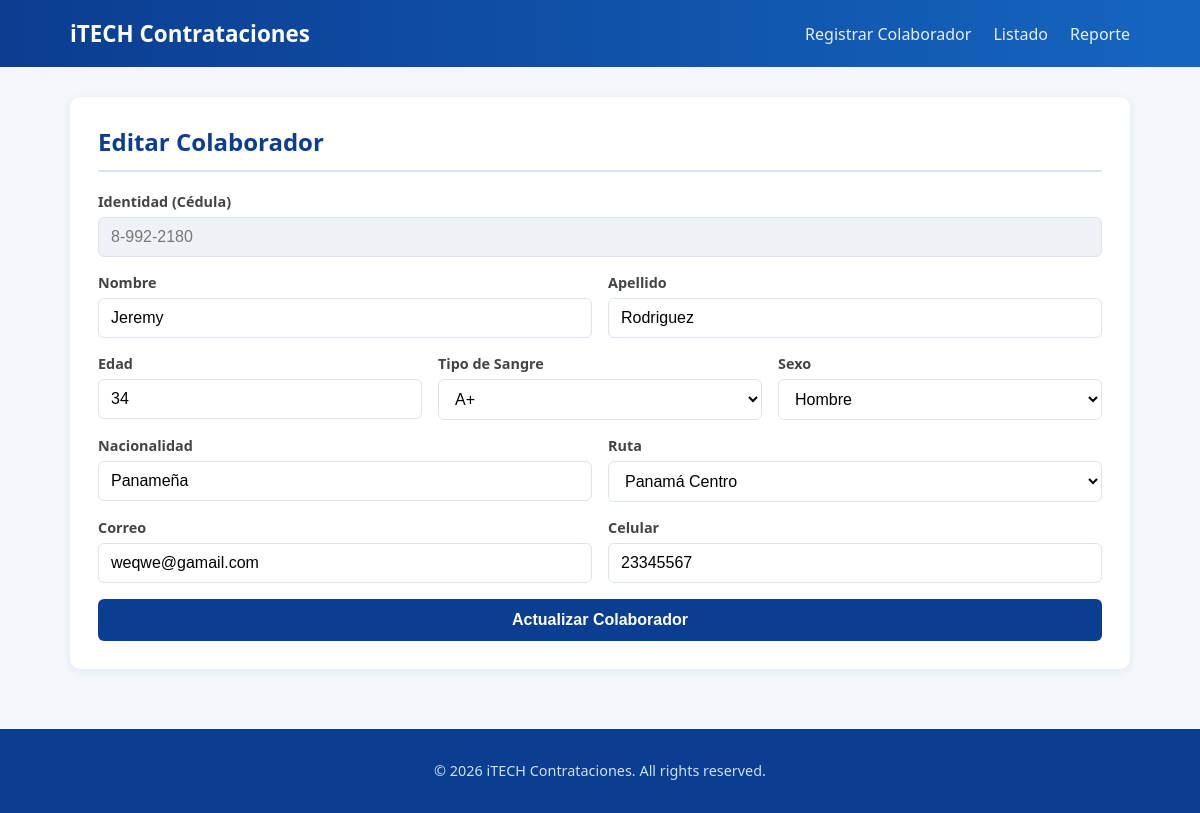
/index.php?ruta=colaborador/editar&id=1, run on the app's committed database.
### tables this page shows
CREATE TABLE IF NOT EXISTS `colaboradores` (
  `id` int NOT NULL AUTO_INCREMENT,
  `identidad` varchar(20) NOT NULL,
  `nombre` varchar(50) NOT NULL,
  `apellido` varchar(50) NOT NULL,
  `edad` int NOT NULL,
  `tipo_sangre_id` int NOT NULL,
  `sexo_id` int NOT NULL,
  `nacionalidad` varchar(50) NOT NULL,
  `ruta_id` int NOT NULL,
  `correo` varchar(100) NOT NULL,
  `celular` varchar(20) NOT NULL,
  `empleado_activo` tinyint(1) NOT NULL DEFAULT '1',
  `created_at` timestamp NOT NULL DEFAULT CURRENT_TIMESTAMP,
  `updated_at` timestamp NOT NULL DEFAULT CURRENT_TIMESTAMP ON UPDATE CURRENT_TIMESTAMP,
  PRIMARY KEY (`id`),
  UNIQUE KEY `uq_colaborador_identidad` (`identidad`),
  UNIQUE KEY `uq_colaborador_correo` (`correo`),
  UNIQUE KEY `uq_colaborador_celular` (`celular`),
  KEY `fk_colaborador_tipo_sangre` (`tipo_sangre_id`),
  KEY `fk_colaborador_sexo` (`sexo_id`),
  KEY `fk_colaborador_ruta` (`ruta_id`)
);

CREATE TABLE IF NOT EXISTS `tiposangre` (
  `id` int NOT NULL AUTO_INCREMENT,
  `Nombre` varchar(255) NOT NULL,
  PRIMARY KEY (`id`)
);

CREATE TABLE IF NOT EXISTS `cat_rutas` (
  `id` int NOT NULL AUTO_INCREMENT,
  `Nombre` varchar(255) NOT NULL,
  PRIMARY KEY (`id`)
);

### app/Controllers/ControllerBase.php (called while the page is built, shortened)
<?php
abstract class ControllerBase
{
    protected function render(string $vista, array $datos = []): void
    {
        extract($datos);
        $rutaVista = __DIR__ . '/../Views/' . $vista . '.php';
        require __DIR__ . '/../Views/layouts/header.php';
        require $rutaVista;
        require __DIR__ . '/../Views/layouts/footer.php';
    }
}

### app/Controllers/ColaboradorController.php (called while the page is built, shortened)
<?php
class ColaboradorController extends ControllerBase
{
    private Colaborador $colaboradorModel;
    public function __construct()
    {
        $this->colaboradorModel = new Colaborador();
    }
    public function mostrarFormularioEdicion(): void
    {
        $id = (int) ($_GET['id'] ?? 0);
        $colaborador = $this->colaboradorModel->buscarPorId($id);
        $this->render('colaborador/formulario', [
            'rutas'        => (new CatRuta())->todos(),
            'sexos'        => (new CatSexo())->todos(),
            'tiposSangre'  => (new CatTipoSangre())->todos(),
            'errores'      => [],
            'datosPrevios' => $colaborador,
            'editando'     => true,
        ]);
    }
}

### app/Services/Router.php (called while the page is built, shortened)
<?php
class Router
{
    private array $rutasPermitidas = [];
    public function registrar(string $ruta, string $controlador, string $accion): void
    {
        $this->rutasPermitidas[$ruta] = [$controlador, $accion];
    }
    public function despachar(string $ruta): void
    {
        [$controladorClase, $accion] = $this->rutasPermitidas[$ruta];
        $controlador = new $claseCompleta();
        $controlador->$accion();
    }
}

### public/index.php (called while the page is built, shortened)
<?php
$router = new Router();
$router->registrar('colaborador/crear', 'ColaboradorController', 'mostrarFormulario');
$router->registrar('colaborador/guardar', 'ColaboradorController', 'guardar');
$router->registrar('colaborador/listado', 'ColaboradorController', 'listado');
$router->registrar('colaborador/editar', 'ColaboradorController', 'mostrarFormularioEdicion');
$router->registrar('colaborador/actualizar', 'ColaboradorController', 'actualizar');
$router->registrar('perfil/crear', 'PerfilLaboralController', 'mostrarFormulario');
$router->registrar('perfil/guardar', 'PerfilLaboralController', 'guardar');
$router->registrar('perfil/promover', 'PerfilLaboralController', 'promover');
$router->registrar('perfil/finalizar', 'PerfilLaboralController', 'finalizar');
$router->registrar('reporte/index', 'ReporteController', 'index');
$router->registrar('reporte/exportarExcel', 'ReporteController', 'exportarExcel');
$ruta = $_GET['ruta'] ?? 'colaborador/crear';
$router->despachar($ruta);

### app/Services/DatabaseConnection.php (called while the page is built, shortened)
<?php
class DatabaseConnection
{
    private PDO $pdo;
    private function __construct()
    {
        $config = require __DIR__ . '/../Config/database.php';
        $dsn = "{$config['driver']}:host={$config['host']};port={$config['port']};dbname={$config['database']};charset={$config['charset']}";
        try {
            $this->pdo = new PDO($dsn, $config['username'], $config['password'], [
                PDO::ATTR_ERRMODE            => PDO::ERRMODE_EXCEPTION,
                PDO::ATTR_DEFAULT_FETCH_MODE => PDO::FETCH_ASSOC,
                PDO::ATTR_EMULATE_PREPARES   => false,
            ]);
        } catch (PDOException $e) {
            die('Error de conexión a la base de datos: ' . $e->getMessage());
        }
    }
    public function select(string $sql, array $params = []): array
    {
        $stmt = $this->run($sql, $params);
        return $stmt->fetchAll();
    }
    public function selectOne(string $sql, array $params = []): ?array
    {
        $stmt = $this->run($sql, $params);
        $row = $stmt->fetch();
        return $row === false ? null : $row;
    }
    private function run(string $sql, array $params = []): PDOStatement
    {
        $stmt = $this->pdo->prepare($sql);
        $stmt->execute($params);
        return $stmt;
    }
}

### app/Config/database.php (called while the page is built)
<?php
return [
    'driver'   => 'mysql',
    'host'     => '127.0.0.1',
    'port'     => '3306',
    'database' => 'tiposangre',
    'username' => 'root',
    'password' => '',
    'charset'  => 'utf8mb4',
];

### app/Models/Colaborador.php (called while the page is built, shortened)
<?php
class Colaborador
{
    private DatabaseConnection $db;
    public function __construct()
    {
        $this->db = DatabaseConnection::getInstance();
    }
    public function buscarPorId(int $id): ?array
    {
        return $this->db->selectOne(
            "SELECT * FROM colaboradores WHERE id = :id",
            [':id' => $id]
        );
    }
}

### app/Models/CatalogoBase.php (called while the page is built, shortened)
<?php
abstract class CatalogoBase
{
    protected DatabaseConnection $db;
    protected string $tabla;
    protected string $columnaId;
    protected string $columnaNombre;
    public function __construct()
    {
        $this->db = DatabaseConnection::getInstance();
    }
    public function todos(): array
    {
        return $this->db->select(
            "SELECT `{$this->columnaId}` AS id, `{$this->columnaNombre}` AS nombre
             FROM `{$this->tabla}`
             ORDER BY `{$this->columnaNombre}` ASC"
        );
    }
}

### app/Views/colaborador/formulario.php (the view, shortened to what this page needs)
<?php $editando = $editando ?? false; ?>
<div class="tarjeta">
    <h2><?= $editando ? 'Editar Colaborador' : 'Registrar Nuevo Colaborador' ?></h2>
    <form method="POST" action="index.php?ruta=<?= $editando ? 'colaborador/actualizar' : 'colaborador/guardar' ?>" class="formulario">
        <div class="grupo-formulario">
            <label for="identidad">Identidad (Cédula)</label>
            <input type="text" id="identidad" name="identidad" placeholder="8-123-4567"
                   value="<?= htmlspecialchars($datosPrevios['identidad'] ?? '') ?>"
                   <?= $editando ? 'readonly' : 'required' ?>>
        </div>
        <div class="fila">
            <div class="grupo-formulario">
                <label for="nombre">Nombre</label>
                <input type="text" id="nombre" name="nombre" required
                       value="<?= htmlspecialchars($datosPrevios['nombre'] ?? '') ?>">
            </div>
            <div class="grupo-formulario">
                <label for="apellido">Apellido</label>
                <input type="text" id="apellido" name="apellido" required
                       value="<?= htmlspecialchars($datosPrevios['apellido'] ?? '') ?>">
            </div>
        </div>
        <div class="fila">
            <div class="grupo-formulario">
                <label for="edad">Edad</label>
                <input type="number" id="edad" name="edad" min="18" max="65" required
                       value="<?= htmlspecialchars($datosPrevios['edad'] ?? '') ?>">
            </div>
            <div class="grupo-formulario">
                <label for="tipo_sangre_id">Tipo de Sangre</label>
                <select id="tipo_sangre_id" name="tipo_sangre_id" required>
                    <?php foreach ($tiposSangre as $tipo): ?>
                        <option value="<?= $tipo['id'] ?>"
                            <?= (($datosPrevios['tipo_sangre_id'] ?? '') == $tipo['id']) ? 'selected' : '' ?>>
                            <?= htmlspecialchars(trim($tipo['nombre'])) ?>
                        </option>
                    <?php endforeach; ?>
                </select>
            </div>
            <div class="grupo-formulario">
                <label for="sexo_id">Sexo</label>
                <select id="sexo_id" name="sexo_id" required>
                    <?php foreach ($sexos as $sexo): ?>
                        <option value="<?= $sexo['id'] ?>"
                            <?= (($datosPrevios['sexo_id'] ?? '') == $sexo['id']) ? 'selected' : '' ?>>
                            <?= htmlspecialchars($sexo['nombre']) ?>
                        </option>
                    <?php endforeach; ?>
                </select>
            </div>
        </div>
        <div class="fila">
            <div class="grupo-formulario">
                <label for="nacionalidad">Nacionalidad</label>
                <input type="text" id="nacionalidad" name="nacionalidad" required
                       value="<?= htmlspecialchars($datosPrevios['nacionalidad'] ?? 'Panameña') ?>">
            </div>
            <div class="grupo-formulario">
                <label for="ruta_id">Ruta</label>
                <select id="ruta_id" name="ruta_id" required>
                    <?php foreach ($rutas as $ruta): ?>
                        <option value="<?= $ruta['id'] ?>"
                            <?= (($datosPrevios['ruta_id'] ?? '') == $ruta['id']) ? 'selected' : '' ?>>
                            <?= htmlspecialchars($ruta['nombre']) ?>
                        </option>
                    <?php endforeach; ?>
                </select>
            </div>
        </div>
        <div class="fila">
            <div class="grupo-formulario">
                <label for="correo">Correo</label>
                <input type="email" id="correo" name="correo" required
                       value="<?= htmlspecialchars($datosPrevios['correo'] ?? '') ?>">
            </div>
            <div class="grupo-formulario">
                <label for="celular">Celular</label>
                <input type="text" id="celular" name="celular" placeholder="6000-0000" required
                       value="<?= htmlspecialchars($datosPrevios['celular'] ?? '') ?>">
            </div>
        </div>
        <button type="submit" class="btn btn-primario">
            <?= $editando ? 'Actualizar Colaborador' : 'Registrar y Continuar a Perfil Laboral' ?>
        </button>
    </form>
</div>

### public/css/estilos.css (style rules this page uses)
:root { --color-primario: #0b3d91; --color-primario-claro: #1565c0; --color-secundario: #00acc1; --color-fondo: #f4f7fb; --color-tarjeta: #ffffff; --color-texto: #1c1c1c; --color-exito: #2e7d32; --color-exito-bg: #e8f5e9; --color-error: #c62828; --color-error-bg: #fdecea; --color-info-bg: #e3f2fd; --color-borde: #dbe3ee; }
* { box-sizing: border-box; }
body { margin: 0; font-family: 'Segoe UI', Tahoma, Geneva, Verdana, sans-serif; background-color: var(--color-fondo); color: var(--color-texto); }
.tarjeta { background: var(--color-tarjeta); border-radius: 10px; padding: 28px; margin: 30px 0; box-shadow: 0 2px 10px rgba(11, 61, 145, 0.08); }
.tarjeta h2 { margin-top: 0; color: var(--color-primario); border-bottom: 2px solid var(--color-borde); padding-bottom: 12px; }
.formulario { display: flex; flex-direction: column; gap: 16px; }
.fila { display: flex; gap: 16px; flex-wrap: wrap; }
.grupo-formulario { flex: 1; min-width: 200px; display: flex; flex-direction: column; gap: 6px; }
label { font-weight: 600; font-size: 0.9rem; color: #444; }
input, select, textarea { padding: 10px 12px; border: 1px solid var(--color-borde); border-radius: 6px; font-size: 1rem; background-color: #fff; transition: border-color 0.2s ease, box-shadow 0.2s ease; }
input[readonly] { background-color: #eef1f6; color: #777; }
.btn { display: inline-block; padding: 12px 22px; border: none; border-radius: 6px; font-size: 1rem; font-weight: 600; text-decoration: none; text-align: center; cursor: pointer; transition: transform 0.15s ease, box-shadow 0.15s ease, background-color 0.2s ease; }
.btn-primario { background-color: var(--color-primario); color: white; }

### data on the page
colaboradores: identidad "8-992-2180", nombre "Jeremy", apellido "Rodriguez", edad "34", tipo_sangre_id "A+", sexo_id "Hombre", nacionalidad "Panameña", ruta_id "Panamá Centro", correo "weqwe@gamail.com", celular "23345567"
